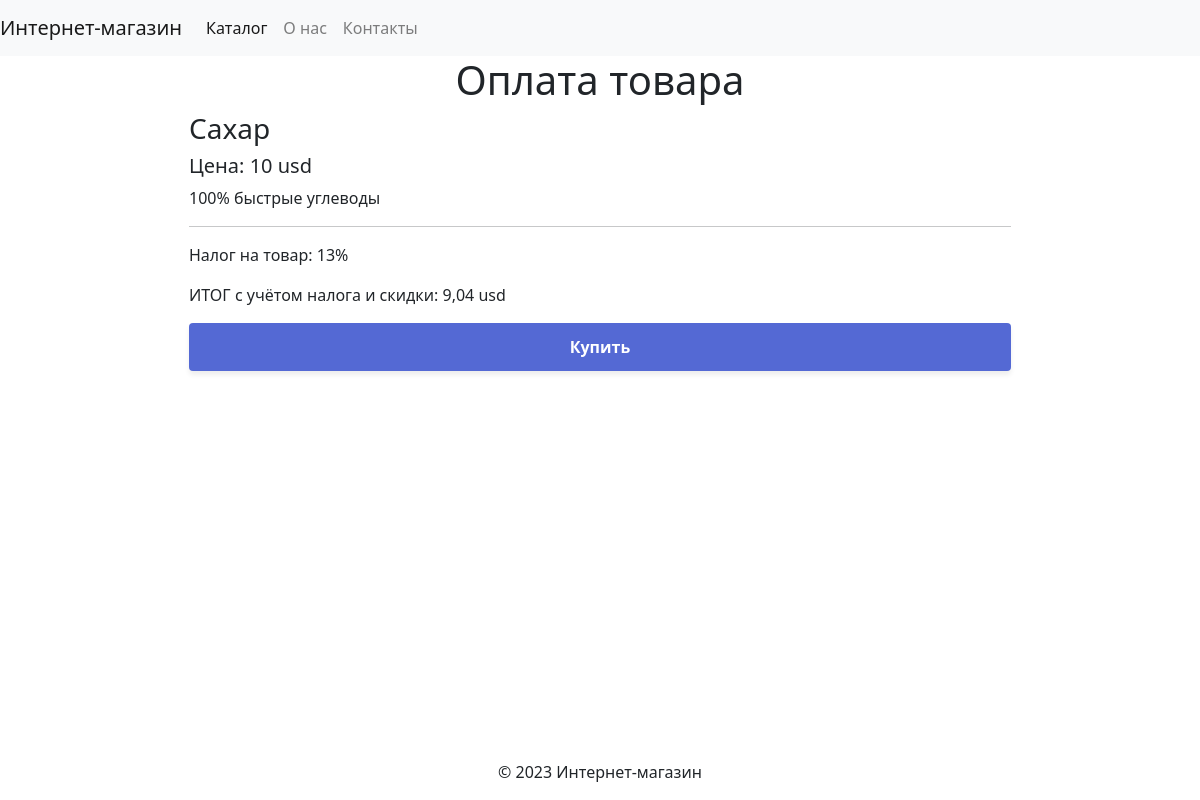
Screenshot of /item/1/ with the database file from the repository.
### transition/models.py (models this page shows, shortened)
class Item(models.Model):
    name = models.CharField(max_length=100)
    description = models.TextField()
    price = models.IntegerField(default=0)
    discount_item = models.ForeignKey(
        'Discount',
        on_delete=models.SET_NULL,
        null=True,
        blank=True,
        related_name='item_discounts_set')
    tax_item = models.ForeignKey(
        'Tax',
        on_delete=models.SET_NULL,
        null=True,
        blank=True,
        related_name='item_taxes_set')
    currency = models.CharField(
        max_length=3, choices=(
            ('usd', 'USD'), ('eur', 'EUR')))
    def discounted_price(self):
        if self.discount_item:
            return self.price - (self.price * self.discount_item.value / 100)
        return self.price
    def tax(self):
        if self.tax_item:
            return self.discounted_price() * self.tax_item.value / 100
        else:
            return 0
    def total(self):
        return self.discounted_price() + self.tax()

class Tax(models.Model):
    name = models.CharField(max_length=100)
    value = models.IntegerField(default=0)
    def __str__(self):
        return self.name

class Discount(models.Model):
    name = models.CharField(max_length=100)
    value = models.IntegerField(default=0)

### transition/views.py (the view)
# urls.py: path('item/<int:item_pk>/', views.item, name='item'),
def item(request, item_pk):
    item = get_object_or_404(Item, pk=item_pk)
    return render(
        request, 'item.html', {
            'item': item, "STRIPE_PUBLIC_KEY": settings.STRIPE_PUBLIC_KEY})

### transition/templates/item.html (shortened to what this page needs)
{% extends './base.html' %}
{% block content %}
<div class="container">
    <h1 class="text-center">Оплата товара</h1>
    <div class="product">
        <div class="description">
            <h3>{{ item.name }}</h3>
            <h5>Цена: {{ item.price }} {{ item.currency }}</h5>
            <p>{{ item.description }}</p>
            <hr>
            {% if item.tax_item %}
            <p>Налог на товар: {{ item.tax_item }}</p>
            {% endif %}
            {% if item.discount_item.value %}
            {% if item.tax_item %}
            <p>ИТОГ с учётом налога и скидки: {{ item.total }} {{ item.currency }}</p>
            {% else %}
            <p>ИТОГ с учётом скидки: {{ item.total }} {{ item.currency }}</p>
            {% endif %}
            {% elif item.tax_item %}
            <p>ИТОГ с учётом налога: {{ item.total }} {{ item.currency }}</p>
            {% endif %}
        </div>
        <button type="button" id="checkout-button" onclick="addPayment()">Купить</button>
    </div>
</div>
{% endblock %}

### transition/templates/item.html (style rules this page uses)
button { width: 100%; padding: 12px 16px; background: #5469d4; color: #ffffff; font-size: 16px; font-weight: 600; border-radius: 4px; border: 0; box-shadow: 0px 4px 5.5px 0px rgba(0, 0, 0, 0.07); cursor: pointer; transition: all 0.2s ease; }
.product { display: flex; flex-direction: column; width: 75%; margin: auto; }

### transition/templates/base.html (style rules this page uses)
.container { max-width: 1120px; margin: 0 auto; }

### rows the page displays
Item: name "Сахар", price "10", currency "usd", description "100% быстрые углеводы", tax_item "13%", total "9,04"
